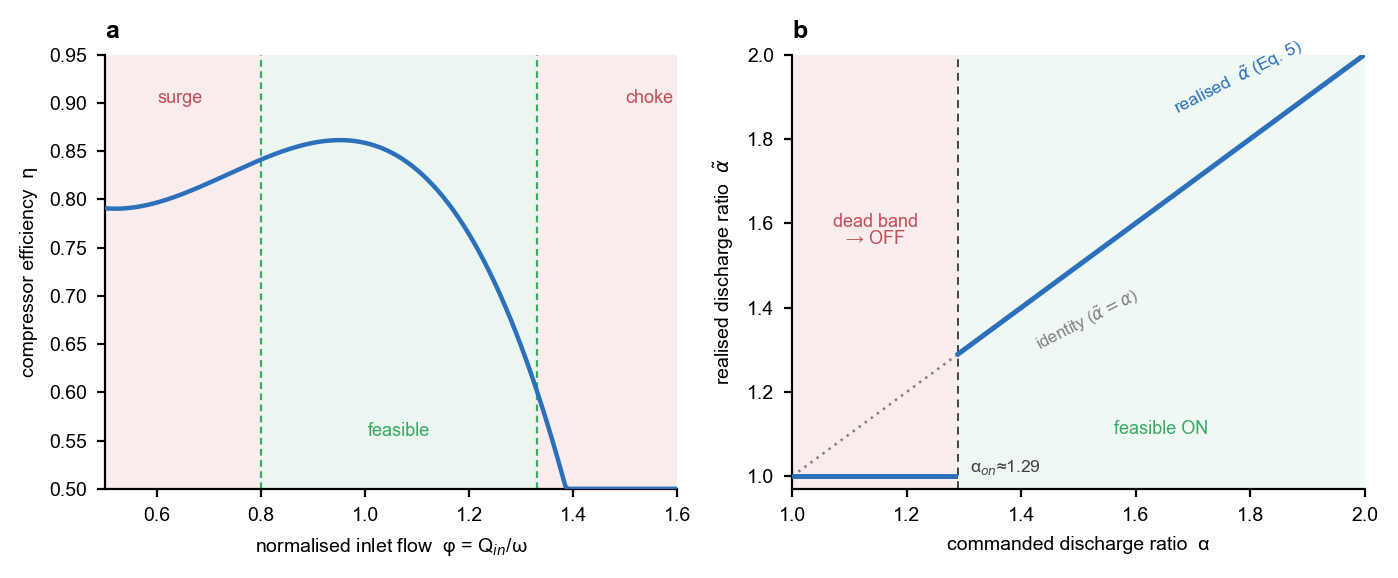

Recreate this plot in Python.
"""Figure 2 (Nature-style) — compressor characteristic map + disconnected feasible action set.

Core conclusion: the compressor's feasible operating set is *disconnected* (off, or on above a
state-dependent minimum speed); a command in the sub-minimum-speed dead band is realized as
unit-off. (a) efficiency characteristic eta(phi) with the feasible surge/choke band; (b) the
realized discharge ratio vs the command, showing the disconnected feasible set {1} U [alpha_on, 2].
Python/matplotlib backend (exclusive). Source data: raw_data/fig2_eta_curve.csv,
fig2_alpha_realization.csv, fig2_constants.csv (computed from envs/compressor.py at p2=100).
"""
import csv
import os

import matplotlib as mpl
import matplotlib.pyplot as plt

HERE = os.path.dirname(os.path.abspath(__file__))
ROOT = os.path.dirname(HERE)
RAW = os.path.join(ROOT, "raw_data")

mpl.rcParams.update({
    "font.family": "sans-serif",
    "font.sans-serif": ["Arial", "Helvetica", "DejaVu Sans", "sans-serif"],
    "svg.fonttype": "none",
    "pdf.fonttype": 42,
    "font.size": 7,
    "axes.spines.right": False,
    "axes.spines.top": False,
    "axes.linewidth": 0.8,
    "legend.frameon": False,
})

LINE, FEAS, BAD, GREY = "#2c6fbb", "#3aaa64", "#c44e58", "#7f7f7f"


def _read(name):
    return list(csv.DictReader(open(os.path.join(RAW, name))))


def save_pub_py(fig, stem, dpi=600):
    for ext in ("svg", "pdf", "png"):
        fig.savefig(f"{stem}.{ext}", bbox_inches="tight")
    fig.savefig(f"{stem}.tiff", dpi=dpi, bbox_inches="tight")


def main():
    const = {r["quantity"]: r["value"] for r in _read("fig2_constants.csv")}
    phi_lo, phi_hi = float(const["phi_lower"]), float(const["phi_upper"])
    alpha_on = float(const["alpha_on"])

    fig, (axL, axR) = plt.subplots(1, 2, figsize=(7.0, 2.9))

    # ── (a) characteristic map eta(phi) ──────────────────────────────────────
    eta_rows = _read("fig2_eta_curve.csv")
    phi = [float(r["phi"]) for r in eta_rows]
    eta = [float(r["eta"]) for r in eta_rows]
    axL.axvspan(min(phi), phi_lo, color=BAD, alpha=0.10, lw=0)
    axL.axvspan(phi_hi, max(phi), color=BAD, alpha=0.10, lw=0)
    axL.axvspan(phi_lo, phi_hi, color=FEAS, alpha=0.10, lw=0)
    axL.plot(phi, eta, color=LINE, lw=1.6, zorder=3)
    for b in (phi_lo, phi_hi):
        axL.axvline(b, color=FEAS, ls=(0, (3, 2)), lw=0.8)
    axL.text((phi_lo + phi_hi) / 2, 0.555, "feasible", ha="center", color=FEAS, fontsize=6.5)
    axL.text(0.6, 0.9, "surge", color=BAD, fontsize=6.5)
    axL.text(1.5, 0.9, "choke", color=BAD, fontsize=6.5)
    axL.set_xlabel("normalised inlet flow  φ = Q$_{in}$/ω")
    axL.set_ylabel("compressor efficiency  η")
    axL.set_xlim(min(phi), max(phi)); axL.set_ylim(0.5, 0.95)
    axL.tick_params(width=0.8, length=3)
    axL.set_title("a", loc="left", fontweight="bold", fontsize=9)

    # ── (b) realized vs commanded alpha (the dead-band snap) ──────────────────
    rz_rows = _read("fig2_alpha_realization.csv")
    cmd = [float(r["commanded_alpha"]) for r in rz_rows]
    rz = [float(r["realized_alpha"]) for r in rz_rows]
    off_x = [a for a, _ in zip(cmd, rz) if a < alpha_on]
    off_y = [r for a, r in zip(cmd, rz) if a < alpha_on]
    on_x = [a for a, _ in zip(cmd, rz) if a >= alpha_on]
    on_y = [r for a, r in zip(cmd, rz) if a >= alpha_on]
    axR.axvspan(1.0, alpha_on, color=BAD, alpha=0.10, lw=0)
    axR.axvspan(alpha_on, 2.0, color=FEAS, alpha=0.08, lw=0)
    axR.plot([1, 2], [1, 2], color=GREY, ls=(0, (1, 2)), lw=0.9, zorder=2)
    axR.plot(off_x, off_y, color=LINE, lw=1.8, zorder=3)
    axR.plot(on_x, on_y, color=LINE, lw=1.8, zorder=3)
    axR.axvline(alpha_on, color="#444444", ls=(0, (4, 3)), lw=0.7)
    # direct labels instead of a legend box
    axR.text(1.66, 1.86, "realised  $\\tilde{α}$ (Eq. 5)", color=LINE, fontsize=6.3, rotation=27)
    axR.text(1.42, 1.30, "identity ($\\tilde{α}=α$)", color=GREY, fontsize=6, rotation=27)
    axR.text(alpha_on + 0.02, 1.01, f"α$_{{on}}$≈{alpha_on:.2f}", fontsize=6.3, color="#444444", ha="left")
    axR.text((1.0 + alpha_on) / 2, 1.55, "dead band\n→ OFF", ha="center", color=BAD, fontsize=6.5, linespacing=0.95)
    axR.text((alpha_on + 2.0) / 2, 1.10, "feasible ON", ha="center", color=FEAS, fontsize=6.5)
    axR.set_xlabel("commanded discharge ratio  α")
    axR.set_ylabel("realised discharge ratio  $\\tilde{α}$")
    axR.set_xlim(1.0, 2.0); axR.set_ylim(0.97, 2.0)
    axR.tick_params(width=0.8, length=3)
    axR.set_title("b", loc="left", fontweight="bold", fontsize=9)

    fig.tight_layout()
    save_pub_py(fig, os.path.join(HERE, "fig2_nature"))
    plt.close(fig)
    print(f"Saved fig2_nature.{{svg,pdf,png,tiff}} (alpha_on={alpha_on}) to", HERE)


if __name__ == "__main__":
    main()
